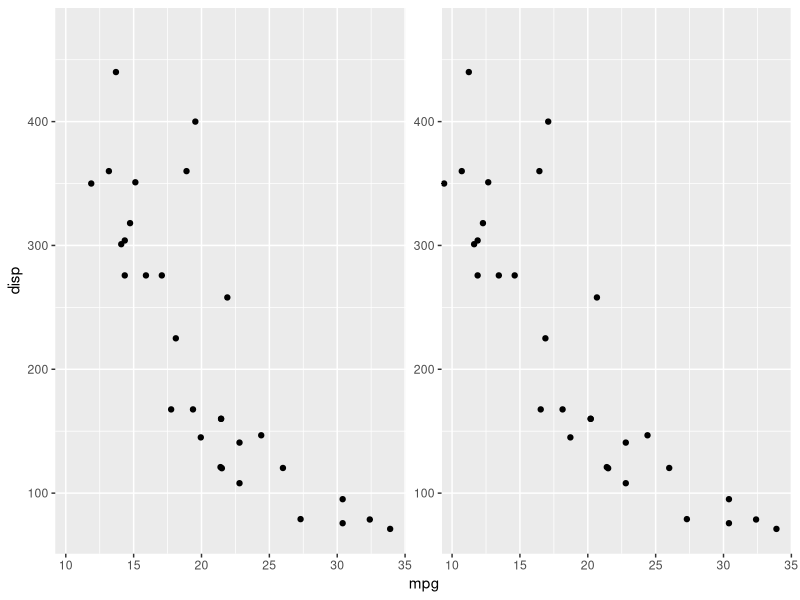

Generate this figure with R:
library(ggforce)


### Name: facet_stereo
### Title: Create a stereogram plot
### Aliases: facet_stereo

### ** Examples

# You'll have to accept a warning about depth being an unknown aesthetic
ggplot(mtcars) +
  geom_point(aes(mpg, disp, depth = cyl)) +
  facet_stereo()
